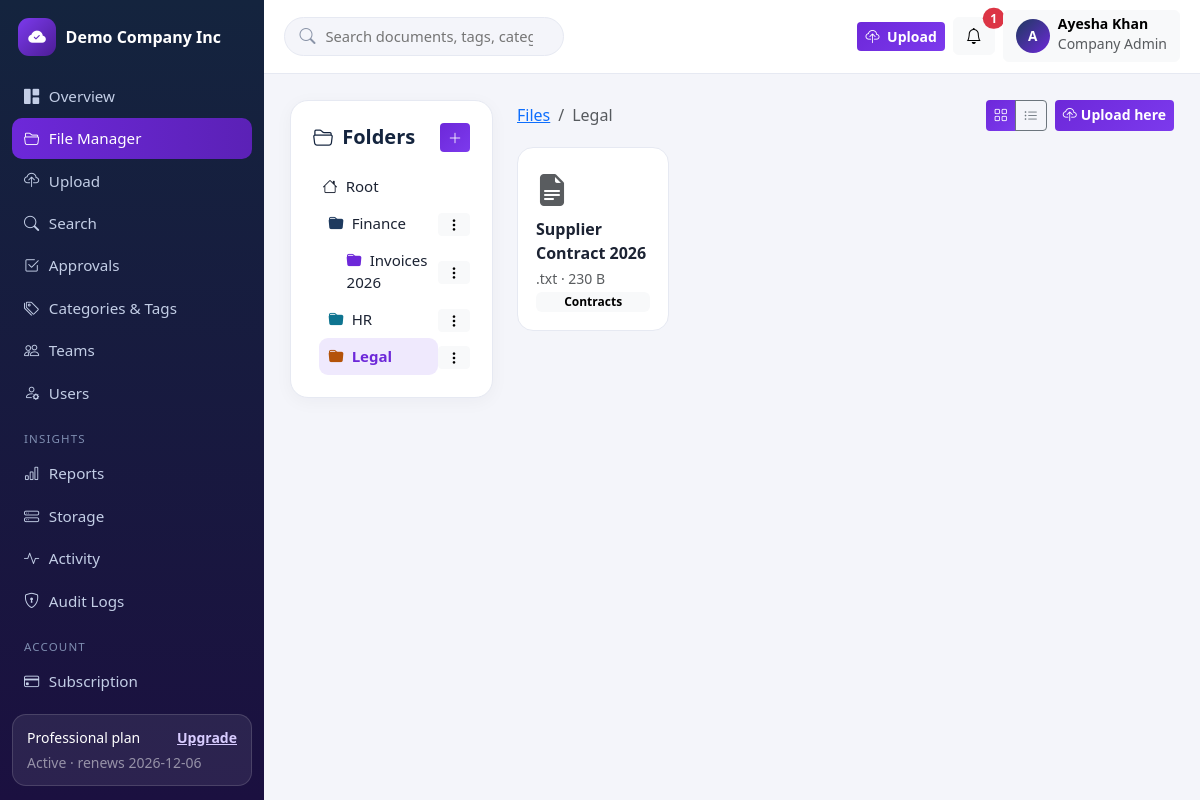
The app's page /app/files?folder=4 (signed in) with its own data.
### tables this page shows
CREATE TABLE tenants (
    id INT UNSIGNED AUTO_INCREMENT PRIMARY KEY,
    name VARCHAR(160) NOT NULL,
    slug VARCHAR(180) NOT NULL UNIQUE,
    email VARCHAR(190) NOT NULL,
    logo VARCHAR(255) NULL,
    brand_color VARCHAR(9) NOT NULL DEFAULT '#1e3a5f',
    status ENUM('active','suspended') NOT NULL DEFAULT 'active',
    created_at TIMESTAMP NOT NULL DEFAULT CURRENT_TIMESTAMP,
    updated_at TIMESTAMP NOT NULL DEFAULT CURRENT_TIMESTAMP ON UPDATE CURRENT_TIMESTAMP,
    INDEX idx_tenants_status (status)
);

CREATE TABLE subscriptions (
    id INT UNSIGNED AUTO_INCREMENT PRIMARY KEY,
    tenant_id INT UNSIGNED NOT NULL,
    plan_id INT UNSIGNED NOT NULL,
    billing_cycle ENUM('monthly','yearly') NOT NULL DEFAULT 'monthly',
    status ENUM('trialing','active','past_due','cancelled','expired') NOT NULL DEFAULT 'trialing',
    trial_ends_at TIMESTAMP NULL,
    current_period_start TIMESTAMP NULL,
    current_period_end TIMESTAMP NULL,
    cancelled_at TIMESTAMP NULL,
    created_at TIMESTAMP NOT NULL DEFAULT CURRENT_TIMESTAMP,
    updated_at TIMESTAMP NOT NULL DEFAULT CURRENT_TIMESTAMP ON UPDATE CURRENT_TIMESTAMP,
    INDEX idx_sub_tenant (tenant_id),
    INDEX idx_sub_status (status),
    CONSTRAINT fk_sub_tenant FOREIGN KEY (tenant_id) REFERENCES tenants(id) ON DELETE CASCADE,
    CONSTRAINT fk_sub_plan FOREIGN KEY (plan_id) REFERENCES subscription_plans(id)
);

CREATE TABLE subscription_plans (
    id INT UNSIGNED AUTO_INCREMENT PRIMARY KEY,
    name VARCHAR(60) NOT NULL,
    slug VARCHAR(60) NOT NULL UNIQUE,
    price_monthly DECIMAL(10,2) NOT NULL DEFAULT 0,
    price_yearly DECIMAL(10,2) NOT NULL DEFAULT 0,
    storage_mb INT NOT NULL DEFAULT 100,        
    max_users INT NOT NULL DEFAULT 3,           
    max_file_mb INT NOT NULL DEFAULT 10,        
    max_teams INT NOT NULL DEFAULT 1,           
    version_history INT NOT NULL DEFAULT 3,
    features VARCHAR(500) NULL,
    is_active TINYINT(1) NOT NULL DEFAULT 1,
    created_at TIMESTAMP NOT NULL DEFAULT CURRENT_TIMESTAMP,
    updated_at TIMESTAMP NOT NULL DEFAULT CURRENT_TIMESTAMP ON UPDATE CURRENT_TIMESTAMP
);

CREATE TABLE users (
    id INT UNSIGNED AUTO_INCREMENT PRIMARY KEY,
    tenant_id INT UNSIGNED NULL,
    name VARCHAR(120) NOT NULL,
    email VARCHAR(190) NOT NULL UNIQUE,
    password_hash VARCHAR(255) NOT NULL,
    role VARCHAR(40) NOT NULL DEFAULT 'member',
    status ENUM('pending','active','disabled') NOT NULL DEFAULT 'pending',
    email_verified_at TIMESTAMP NULL,
    email_verification_token VARCHAR(64) NULL,
    last_login_at TIMESTAMP NULL,
    created_at TIMESTAMP NOT NULL DEFAULT CURRENT_TIMESTAMP,
    updated_at TIMESTAMP NOT NULL DEFAULT CURRENT_TIMESTAMP ON UPDATE CURRENT_TIMESTAMP,
    INDEX idx_users_tenant (tenant_id),
    INDEX idx_users_role (role),
    CONSTRAINT fk_users_tenant FOREIGN KEY (tenant_id) REFERENCES tenants(id) ON DELETE CASCADE
);

CREATE TABLE folders (
    id INT UNSIGNED AUTO_INCREMENT PRIMARY KEY,
    tenant_id INT UNSIGNED NOT NULL,
    parent_id INT UNSIGNED NULL,
    name VARCHAR(160) NOT NULL,
    description VARCHAR(255) NULL,
    color VARCHAR(9) NOT NULL DEFAULT '#f5b93f',
    created_by INT UNSIGNED NULL,
    created_at TIMESTAMP NOT NULL DEFAULT CURRENT_TIMESTAMP,
    updated_at TIMESTAMP NOT NULL DEFAULT CURRENT_TIMESTAMP ON UPDATE CURRENT_TIMESTAMP,
    INDEX idx_folders_tenant_parent (tenant_id, parent_id),
    CONSTRAINT fk_folders_tenant FOREIGN KEY (tenant_id) REFERENCES tenants(id) ON DELETE CASCADE,
    CONSTRAINT fk_folders_parent FOREIGN KEY (parent_id) REFERENCES folders(id) ON DELETE CASCADE,
    CONSTRAINT fk_folders_creator FOREIGN KEY (created_by) REFERENCES users(id) ON DELETE SET NULL
);

CREATE TABLE documents (
    id INT UNSIGNED AUTO_INCREMENT PRIMARY KEY,
    tenant_id INT UNSIGNED NOT NULL,
    folder_id INT UNSIGNED NULL,
    category_id INT UNSIGNED NULL,
    department_id INT UNSIGNED NULL,
    owner_id INT UNSIGNED NOT NULL,
    name VARCHAR(200) NOT NULL,
    description TEXT NULL,
    stored_name VARCHAR(80) NOT NULL,           
    original_name VARCHAR(255) NOT NULL,
    extension VARCHAR(12) NOT NULL,
    mime_type VARCHAR(120) NOT NULL,
    size_bytes BIGINT UNSIGNED NOT NULL DEFAULT 0,
    status ENUM('active','archived') NOT NULL DEFAULT 'active',
    expires_at DATE NULL,                        
    download_count INT UNSIGNED NOT NULL DEFAULT 0,
    deleted_at TIMESTAMP NULL,                   
    created_at TIMESTAMP NOT NULL DEFAULT CURRENT_TIMESTAMP,
    updated_at TIMESTAMP NOT NULL DEFAULT CURRENT_TIMESTAMP ON UPDATE CURRENT_TIMESTAMP,
    INDEX idx_docs_tenant_folder (tenant_id, folder_id),
    INDEX idx_docs_tenant_cat (tenant_id, category_id),
    INDEX idx_docs_name (name),
    FULLTEXT INDEX ft_docs (name, description),
    CONSTRAINT fk_docs_tenant FOREIGN KEY (tenant_id) REFERENCES tenants(id) ON DELETE CASCADE,
    CONSTRAINT fk_docs_folder FOREIGN KEY (folder_id) REFERENCES folders(id) ON DELETE SET NULL,
    CONSTRAINT fk_docs_category FOREIGN KEY (category_id) REFERENCES categories(id) ON DELETE SET NULL,
    CONSTRAINT fk_docs_department FOREIGN KEY (department_id) REFERENCES departments(id) ON DELETE SET NULL,
    CONSTRAINT fk_docs_owner FOREIGN KEY (owner_id) REFERENCES users(id) ON DELETE CASCADE
);

CREATE TABLE categories (
    id INT UNSIGNED AUTO_INCREMENT PRIMARY KEY,
    tenant_id INT UNSIGNED NOT NULL,
    name VARCHAR(120) NOT NULL,
    color VARCHAR(9) NOT NULL DEFAULT '#1e3a5f',
    created_at TIMESTAMP NOT NULL DEFAULT CURRENT_TIMESTAMP,
    UNIQUE KEY uq_cat_tenant_name (tenant_id, name),
    CONSTRAINT fk_cat_tenant FOREIGN KEY (tenant_id) REFERENCES tenants(id) ON DELETE CASCADE
);

### resources/views/tenant/files.php (the view, shortened to what the rows shown need)
<?php $pageTitle = 'File Manager'; partial('app-open', compact('user', 'tenant', 'sub', 'unread', 'notifs', 'pageTitle')); ?>
<div class="row g-4">
  <div class="col-lg-3">
    <div class="panel">
      <div class="panel-head"><h5><i class="bi bi-folder2-open me-1"></i> Folders</h5>
        <button class="btn btn-sm btn-purple" data-bs-toggle="modal" data-bs-target="#folderModal"><i class="bi bi-plus-lg"></i></button></div>
      <a class="tree-item <?= !$folder ? 'active' : '' ?>" href="<?= url('app/files') ?>"><i class="bi bi-house me-2"></i>Root</a>
      <?php foreach ($tree as $f): ?>
      <div class="d-flex align-items-center tree-row" style="padding-left:<?= 6 + ((int) $f['_depth'] * 18) ?>px">
        <a class="tree-item flex-grow-1 <?= $folder && (int) $folder['id'] === (int) $f['id'] ? 'active' : '' ?>" href="<?= url('app/files?folder=' . (int) $f['id']) ?>">
          <i class="bi bi-folder-fill me-2" style="color:<?= e($f['color'] ?: '#f5b93f') ?>"></i><?= e($f['name']) ?></a>
        <div class="dropdown"><button class="btn btn-sm btn-light py-0" data-bs-toggle="dropdown"><i class="bi bi-three-dots-vertical"></i></button>
          </div>
      </div>
      <?php endforeach; ?>
    </div>
  </div>
  <div class="col-lg-9">
    <div class="d-flex flex-wrap gap-2 justify-content-between align-items-center mb-3">
      <nav aria-label="breadcrumb"><ol class="breadcrumb mb-0">
        <li class="breadcrumb-item"><a href="<?= url('app/files') ?>">Files</a></li>
        <?php if ($folder): ?><li class="breadcrumb-item active"><?= e($folder['name']) ?></li><?php endif; ?>
      </ol></nav>
      <div class="d-flex gap-2">
        <div class="btn-group" role="group">
          <a class="btn btn-sm <?= $viewMode === 'grid' ? 'btn-purple' : 'btn-outline-secondary' ?>" href="<?= url('app/files?view=grid' . ($folder ? '&folder=' . (int) $folder['id'] : '')) ?>"><i class="bi bi-grid"></i></a>
          <a class="btn btn-sm <?= $viewMode === 'list' ? 'btn-purple' : 'btn-outline-secondary' ?>" href="<?= url('app/files?view=list' . ($folder ? '&folder=' . (int) $folder['id'] : '')) ?>"><i class="bi bi-list-ul"></i></a>
        </div>
        <a class="btn btn-sm btn-purple" href="<?= url('app/upload' . ($folder ? '?folder=' . (int) $folder['id'] : '')) ?>"><i class="bi bi-cloud-upload me-1"></i>Upload here</a>
      </div>
    </div>
    <?php if (!$docs && !$folders): ?>
      <div class="panel text-center py-5"><i class="bi bi-cloud display-4 text-muted"></i>
        <h5 class="mt-3">This folder is empty</h5><p class="text-muted">Upload documents or create a subfolder to get started.</p>
        <a class="btn btn-purple" href="<?= url('app/upload' . ($folder ? '?folder=' . (int) $folder['id'] : '')) ?>">Upload documents</a></div>
    <?php elseif ($viewMode === 'grid'): ?>
    <div class="row g-3">
      <?php foreach ($docs as $d): ?>
      <div class="col-6 col-md-4 col-xl-3">
        <a class="doc-card" href="<?= url('app/documents/' . (int) $d['id']) ?>">
          <i class="bi <?= e(FileSecurity::iconFor((string) $d['extension'])) ?>"></i>
          <span class="doc-name"><?= e($d['name']) ?></span>
          <small class="text-muted">.<?= e($d['extension']) ?> · <?= human_bytes($d['size_bytes']) ?></small>
          <?php if ($d['category_name']): ?><span class="badge text-bg-light"><?= e($d['category_name']) ?></span><?php endif; ?>
        </a>
      </div>
      <?php endforeach; ?>
    </div>
    <?php endif; ?>
  </div>
</div>

### routes/web.php (shortened to what the rows shown need)
<?php
function dispatch(string $method, string $uri): void
{
    $path = trim(parse_url($uri, PHP_URL_PATH) ?? '/', '/');
    foreach ($GLOBALS['routes'] as [$m, $pattern, $handler]) {
        if ($m !== $method) continue;
        $regex = '#^' . preg_replace('#\{[a-zA-Z_]+\}#', '([^/]+)', $pattern) . '$#';
        if (preg_match($regex, $path, $matches)) {
            array_shift($matches);
            $args = array_map(fn($v) => ctype_digit((string) $v) ? (int) $v : $v, $matches);
            [$class, $action] = $handler;
            (new $class())->$action(...$args);
            return;
        }
    }
}

### resources/views/partials/app-open.php (shortened to what the rows shown need)
<!DOCTYPE html>
<html lang="en">
<head>
<link href="https://cdn.jsdelivr.net/npm/bootstrap@5.3.3/dist/css/bootstrap.min.css" rel="stylesheet">
<link href="https://cdn.jsdelivr.net/npm/bootstrap-icons@1.11.3/font/bootstrap-icons.min.css" rel="stylesheet">
<link href="<?= url('assets/css/app.css') ?>" rel="stylesheet">
</head>
<body>
<div class="app-shell">
  <aside class="app-sidebar" id="appSidebar">
    <a class="sidebar-brand" href="<?= url('app') ?>">
      <?php if (!empty($tenant['logo'])): ?><img src="<?= url($tenant['logo']) ?>" alt="" class="sidebar-logo">
      <?php else: ?><span class="brand-mark"><i class="bi bi-cloud-check-fill"></i></span><?php endif; ?>
      <span class="sidebar-brand-text"><?= e($tenant['name'] ?? 'DocuFlow') ?></span>
    </a>
    <nav class="sidebar-nav">
      <a href="<?= url('app') ?>"><i class="bi bi-grid-1x2-fill"></i> Overview</a>
      <a href="<?= url('app/files') ?>"><i class="bi bi-folder2-open"></i> File Manager</a>
      <a href="<?= url('app/upload') ?>"><i class="bi bi-cloud-upload"></i> Upload</a>
      <a href="<?= url('app/search') ?>"><i class="bi bi-search"></i> Search</a>
      <a href="<?= url('app/approvals') ?>"><i class="bi bi-check2-square"></i> Approvals</a>
      <a href="<?= url('app/taxonomy') ?>"><i class="bi bi-tags"></i> Categories & Tags</a>
      <a href="<?= url('app/teams') ?>"><i class="bi bi-people"></i> Teams</a>
      <a href="<?= url('app/users') ?>"><i class="bi bi-person-gear"></i> Users</a>
      <div class="sidebar-heading">Insights</div>
      <a href="<?= url('app/reports') ?>"><i class="bi bi-bar-chart"></i> Reports</a>
      <a href="<?= url('app/storage') ?>"><i class="bi bi-hdd-stack"></i> Storage</a>
      <a href="<?= url('app/activity') ?>"><i class="bi bi-activity"></i> Activity</a>
      <a href="<?= url('app/audit') ?>"><i class="bi bi-shield-lock"></i> Audit Logs</a>
      <div class="sidebar-heading">Account</div>
      <a href="<?= url('app/subscription') ?>"><i class="bi bi-credit-card"></i> Subscription</a>
      <a href="<?= url('app/profile') ?>"><i class="bi bi-person-circle"></i> Profile</a>
    </nav>
    <?php if (!empty($sub)): $usedPct = isset($storagePct) ? $storagePct : 0; ?>
    <div class="sidebar-plan">
      <div class="d-flex justify-content-between small"><span><?= e($sub['plan_name']) ?> plan</span><a href="<?= url('app/subscription') ?>">Upgrade</a></div>
      <div class="text-white-50 small mt-1"><?= e(ucfirst(SubscriptionService::effectiveStatus($sub))) ?> · renews <?= e(substr((string) $sub['current_period_end'], 0, 10)) ?></div>
    </div>
    <?php endif; ?>
  </aside>
  <div class="app-main">
    <header class="app-topbar">
      <form class="topbar-search d-none d-md-flex" method="get" action="<?= url('app/search') ?>">
        <i class="bi bi-search"></i>
        <input type="search" name="q" placeholder="Search documents, tags, categories…" value="<?= e($_GET['q'] ?? '') ?>">
      </form>
      <div class="ms-auto d-flex align-items-center gap-2">
        <a class="btn btn-purple btn-sm" href="<?= url('app/upload') ?>"><i class="bi bi-cloud-upload me-1"></i> Upload</a>
        <div class="dropdown">
          <button class="btn btn-light position-relative" data-bs-toggle="dropdown" aria-label="Notifications">
            <i class="bi bi-bell"></i>
            <?php if (!empty($unread)): ?><span class="position-absolute top-0 start-100 translate-middle badge rounded-pill bg-danger"><?= (int) $unread ?></span><?php endif; ?>
          </button>
        </div>
        <div class="dropdown">
          <button class="btn btn-light d-flex align-items-center gap-2" data-bs-toggle="dropdown">
            <span class="avatar"><?= e(strtoupper(substr($user['name'], 0, 1))) ?></span>
            <span class="d-none d-md-block text-start"><span class="d-block fw-semibold small lh-1"><?= e($user['name']) ?></span>
            <span class="text-muted small lh-1"><?= e(ucwords(str_replace('_', ' ', $user['role']))) ?></span></span>
          </button>
        </div>
      </div>
    </header>
    <main class="app-content">

### records on screen
tenants: name "Demo Company Inc"
subscriptions: plan.name "Professional", status "Active", current_period_end "2026-12-06"
users: name "A", name "Ayesha Khan", role "Company Admin"
folders: name "Finance"
folders: name "Invoices 2026"
folders: name "HR"
folders: name "Legal"
documents: name "Supplier Contract 2026", extension "txt", size_bytes "230 B", category.name "Contracts"

### other values on screen
$unread "1"
